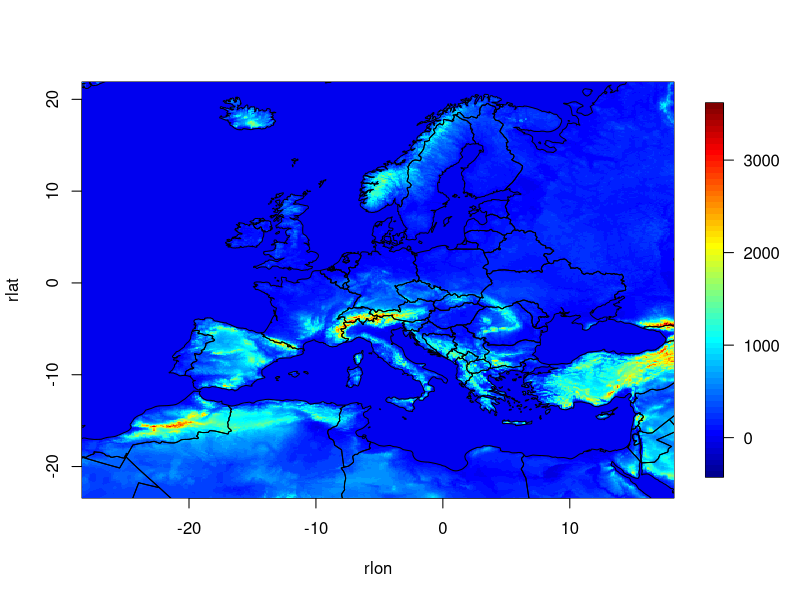

Generate this figure with R:
library(ncdf4)


nc <- nc_open("data/orog_EUR-11_IPSL-IPSL-CM5A-LR_historical_r0i0p0_GERICS-REMO2015_v1_fx.nc")
orog <- ncvar_get(nc, "orog")
rlon <- ncvar_get(nc, "rlon")
rlat <- ncvar_get(nc, "rlat")
nc_close(nc)

fields::image.plot(rlon, rlat, orog)

crs = "+proj=ob_tran +o_proj=longlat +o_lon_p=0 +o_lat_p=39.25 +lon_0=18 +to_meter=0.01745329"
world1 <- sf::st_as_sf(maps::map("world", plot = FALSE, fill = TRUE))
world2 <- lwgeom::st_transform_proj(world1, crs = crs)
plot(sf::st_geometry(world2), add = TRUE)
